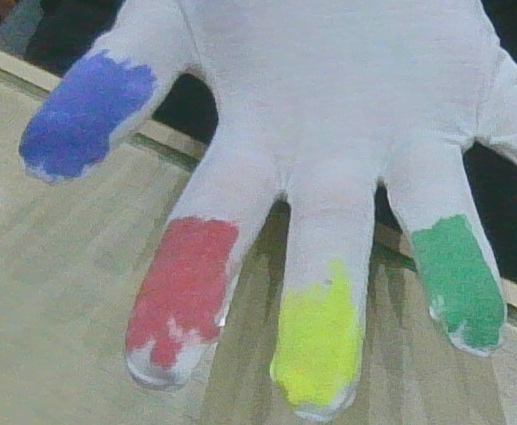
#> input picture trackcolors_opencv/coloredGlove.png, 517 x 425 px, given in place of the camera
$ python main.py
#> lines starting #> are read from the running program, lines starting #| are printed output that depends on the picture; after the words box and inside, x2 and y2 are one past the last pixel; in counts of white or black regions, pixels touching at a corner belong together
import numpy as np
import cv2

# Capturing video through webcam
webcam = cv2.VideoCapture(0)


while (1):

    # Reading the video from the
    # webcam in image frames
    _, imageFrame = webcam.read()
#> imageFrame is the input picture: shape (425, 517, 3); mean B, G, R 145.9, 148, 139.1

    # Convert the imageFrame from BGR(RGB color space) to HSV(hue-saturation-value) color space
    hsvFrame = cv2.cvtColor(imageFrame, cv2.COLOR_BGR2HSV)
#> hsvFrame: shape (425, 517, 3); mean H, S, V 80.9, 48.6, 159.4

    # Set range for red color and
    # define mask
    red_lower = np.array([165, 100, 100], np.uint8)
    red_upper = np.array([185, 255, 255], np.uint8)
    red_mask = cv2.inRange(hsvFrame, red_lower, red_upper)
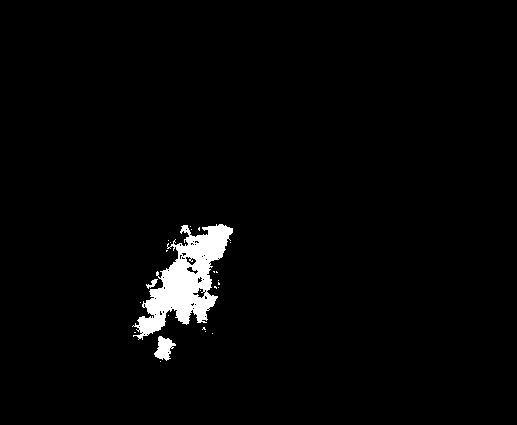
#> red_mask: shape (425, 517); 2.4% white; 24 white regions (21 under 20 px), largest, box (x1, y1, x2, y2) and area: (132, 224, 233, 340) 4830, (154, 336, 176, 361) 311, (146, 279, 158, 289) 50

    # Set range for green color and
    # define mask
    green_lower = np.array([70, 100, 100], np.uint8)
    green_upper = np.array([85, 255, 255], np.uint8)
    green_mask = cv2.inRange(hsvFrame, green_lower, green_upper)
#> green_mask: shape (425, 517); 2.9% white; 2 white regions (1 under 20 px), largest, box (x1, y1, x2, y2) and area: (414, 217, 503, 345) 6440

    # Set range for blue color and
    # define mask
    blue_lower = np.array([105, 100, 100], np.uint8) #x 50-70
    blue_upper = np.array([120, 255, 255], np.uint8)
    blue_mask = cv2.inRange(hsvFrame, blue_lower, blue_upper)
#> blue_mask: shape (425, 517); 4.3% white; 1 white region, box (x1, y1, x2, y2) and area: (22, 51, 154, 177) 9435

    # Set range for green color and
    # define mask
    yellow_lower = np.array([35, 100, 100], np.uint8)
    yellow_upper = np.array([43, 255, 255], np.uint8)
    yellow_mask = cv2.inRange(hsvFrame, yellow_lower, yellow_upper)
#> yellow_mask: shape (425, 517); 3.5% white; 10 white regions (9 under 20 px), largest, box (x1, y1, x2, y2) and area: (272, 279, 359, 407) 7566

    # Morphological Transform, Dilation
    # for each color and bitwise_and operator
    # between imageFrame and mask determines
    # to detect only that particular color
    kernal = np.ones((5, 5), "uint8")

    # For red color
    red_mask = cv2.dilate(red_mask, kernal)
#> red_mask: shape (425, 517); 3.4% white; 2 white regions, box (x1, y1, x2, y2) and area: (130, 222, 235, 364) 7530, (210, 331, 215, 336) 25
    res_red = cv2.bitwise_and(imageFrame, imageFrame,
                              mask=red_mask)

    # For green color
    green_mask = cv2.dilate(green_mask, kernal)
#> green_mask: shape (425, 517); 3.4% white; 1 white region, box (x1, y1, x2, y2) and area: (412, 215, 505, 347) 7562
    res_green = cv2.bitwise_and(imageFrame, imageFrame,
                                mask=green_mask)

    # For blue color
    blue_mask = cv2.dilate(blue_mask, kernal)
#> blue_mask: shape (425, 517); 4.8% white; 1 white region, box (x1, y1, x2, y2) and area: (20, 49, 156, 179) 10596
    res_blue = cv2.bitwise_and(imageFrame, imageFrame,
                               mask=blue_mask)
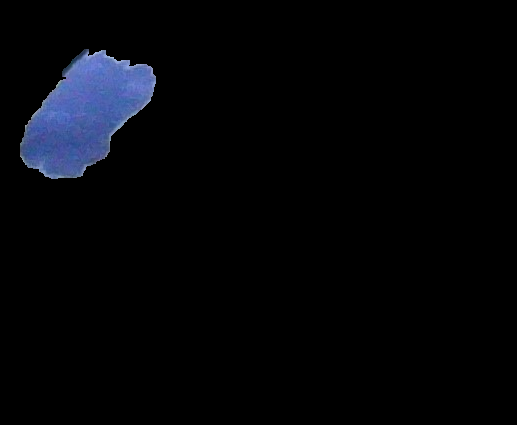
#> res_blue: shape (425, 517, 3); mean B, G, R 8.2, 5, 3.9
    # For yellow color
    yellow_mask = cv2.dilate(yellow_mask, kernal)
#> yellow_mask: shape (425, 517); 4% white; 1 white region
    res_yellow = cv2.bitwise_and(imageFrame, imageFrame,
                               mask=yellow_mask)
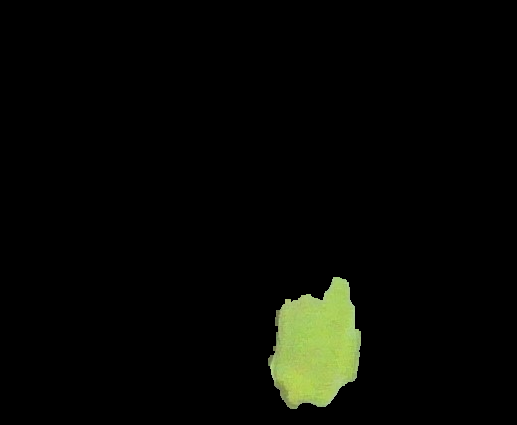
#> res_yellow: shape (425, 517, 3); mean B, G, R 3.9, 7.8, 6.6

    # Creating contour to track red color
    contours, hierarchy = cv2.findContours(red_mask,
                                           cv2.RETR_TREE,
                                           cv2.CHAIN_APPROX_SIMPLE)
#> contours = 3 contours, 2 with area under 20; largest, box (x1, y1, x2, y2) and area: (130, 222, 235, 364) 7212

    for pic, contour in enumerate(contours):
        area = cv2.contourArea(contour)
        if (area > 300):
            x, y, w, h = cv2.boundingRect(contour)
            imageFrame = cv2.rectangle(imageFrame, (x, y),
                                       (x + w, y + h),
                                       (0, 0, 255), 2)

            cv2.putText(imageFrame, "Red Colour", (x, y),
                        cv2.FONT_HERSHEY_SIMPLEX, 1.0,
                        (0, 0, 255))
            print(x, y, w, h)
#> this loop made 3 passes
#> (area, x, y, w, h) on pass 2: (7212, 130, 222, 105, 142)
#| 130 222 105 142
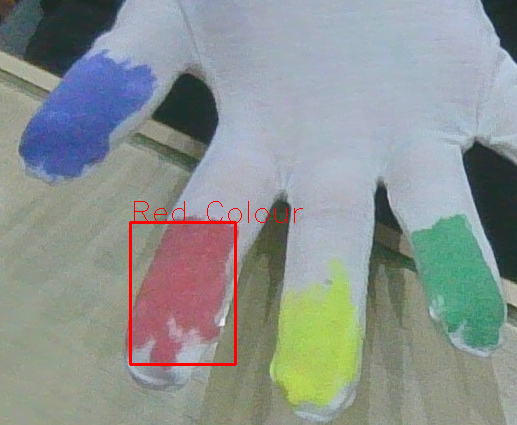
#> imageFrame: shape (425, 517, 3); mean B, G, R 144.8, 146.9, 140

    # Creating contour to track green color
    contours, hierarchy = cv2.findContours(green_mask,
                                           cv2.RETR_TREE,
                                           cv2.CHAIN_APPROX_SIMPLE)
#> contours = 1 contour; box (x1, y1, x2, y2) and area: (412, 215, 505, 347) 7368

    for pic, contour in enumerate(contours):
        area = cv2.contourArea(contour)
        if (area > 300):
            x, y, w, h = cv2.boundingRect(contour)
            imageFrame = cv2.rectangle(imageFrame, (x, y),
                                       (x + w, y + h),
                                       (0, 255, 0), 2)

            cv2.putText(imageFrame, "Green Colour", (x, y),
                        cv2.FONT_HERSHEY_SIMPLEX,
                        1.0, (0, 255, 0))
#> this loop made 1 pass
#> (pic, area, x, y, w, h) on pass 1: (0, 7368.5, 412, 215, 93, 132)
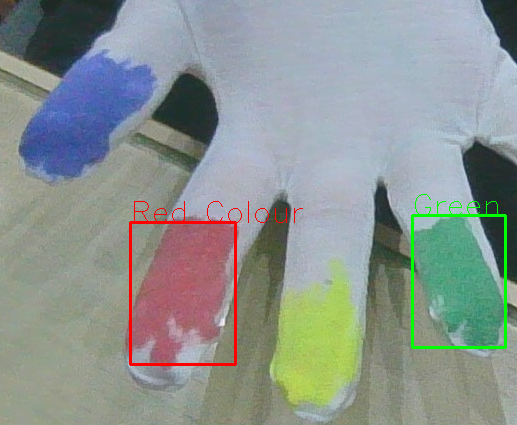
#> imageFrame: shape (425, 517, 3); mean B, G, R 143.9, 147.7, 139.2

    # Creating contour to track blue color
    contours, hierarchy = cv2.findContours(blue_mask,
                                           cv2.RETR_TREE,
                                           cv2.CHAIN_APPROX_SIMPLE)
#> contours = 1 contour; box (x1, y1, x2, y2) and area: (20, 49, 156, 179) 10394
    for pic, contour in enumerate(contours):
        area = cv2.contourArea(contour)
        if (area > 300):
            x, y, w, h = cv2.boundingRect(contour)
            imageFrame = cv2.rectangle(imageFrame, (x, y),
                                       (x + w, y + h),
                                       (255, 0, 0), 2)

            cv2.putText(imageFrame, "Blue Colour", (x, y),
                        cv2.FONT_HERSHEY_SIMPLEX,
                        1.0, (255, 0, 0))

        # Creating contour to track red color
        contours, hierarchy = cv2.findContours(yellow_mask,
                                               cv2.RETR_TREE,
                                               cv2.CHAIN_APPROX_SIMPLE)

        for pic, contour in enumerate(contours):
            area = cv2.contourArea(contour)
            if (area > 300):
                x, y, w, h = cv2.boundingRect(contour)
                imageFrame = cv2.rectangle(imageFrame, (x, y),
                                           (x + w, y + h),
                                           (255, 255, 0), 2)
                print(x)
                cv2.putText(imageFrame, "Yellow Colour", (x, y),
                            cv2.FONT_HERSHEY_SIMPLEX, 1.0,
                            (255, 255, 0))
#> this loop made 1 pass
#| 268
#> pass 1, `imageFrame = cv2.rectangle(imageFrame, (x, y), (x + w, y + h), (255, 0..`:
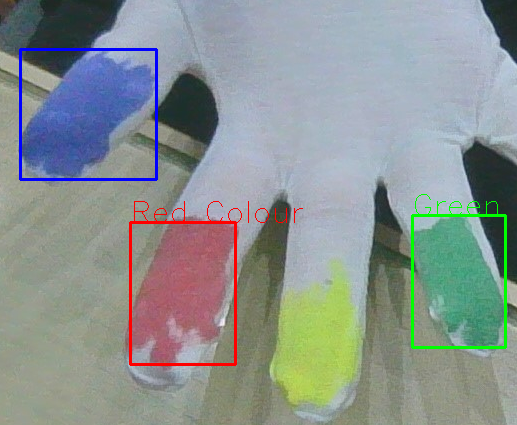
#> imageFrame: shape (425, 517, 3); 0.72% of pixels changed, all inside (x1, y1, x2, y2) = (19, 48, 158, 181)
#> after the loop:
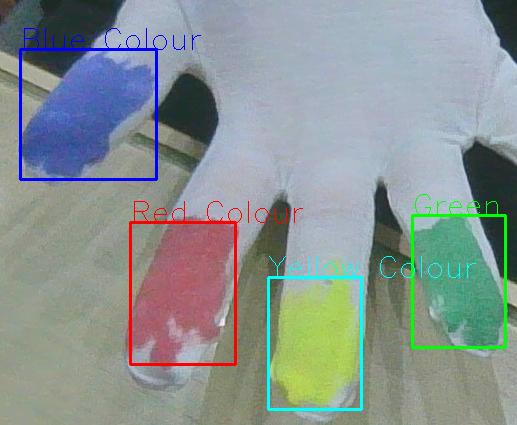
#> imageFrame: shape (425, 517, 3); 0.94% of pixels changed, all inside (x1, y1, x2, y2) = (24, 28, 476, 411)

    # Program Termination
    cv2.imshow("Multiple Color Detection in Real-TIme", imageFrame)
    if cv2.waitKey(10) & 0xFF == ord('q'):
#> (key q is pressed here)
#> (the run stopped early here; a loop or call above may not have finished)
